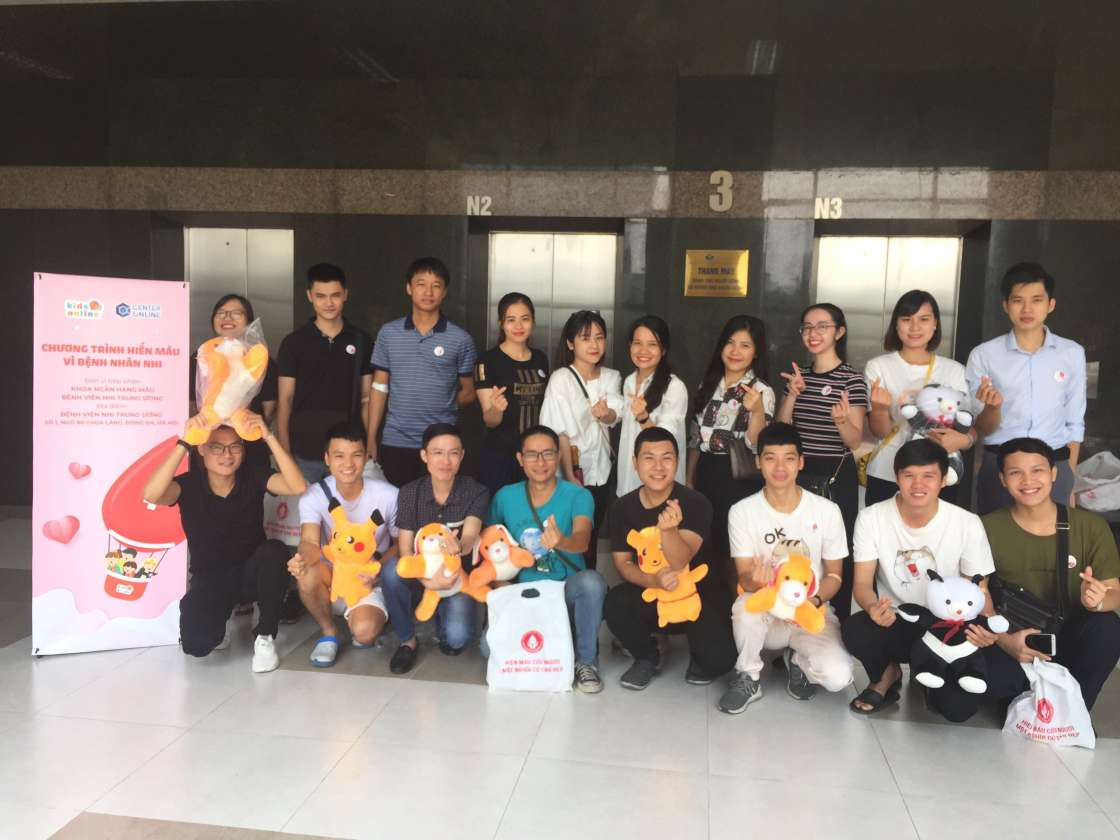
#> input picture faces.jpg, 1120 x 840 px, found by its file name
$ python myopencv.py
#> lines starting #> are read from the running program, lines starting #| are printed output that depends on the picture
import cv2
import os
import numpy

__rootDir = os.getcwd()

print(cv2.data.haarcascades)

faceDetector = cv2.CascadeClassifier(
    cv2.data.haarcascades + "haarcascade_frontalface_default.xml")

eyeDetector = cv2.CascadeClassifier(
    cv2.data.haarcascades + "haarcascade_eye.xml")

pathFileImageInput = __rootDir+"/faces.jpg"

print(pathFileImageInput)

imgFacesInput = cv2.imread(pathFileImageInput)
#> imgFacesInput is the input picture: shape (840, 1120, 3); mean B, G, R 112.8, 119.7, 130.8

imgFacesInputGray = cv2.cvtColor(imgFacesInput, cv2.COLOR_BGR2GRAY)
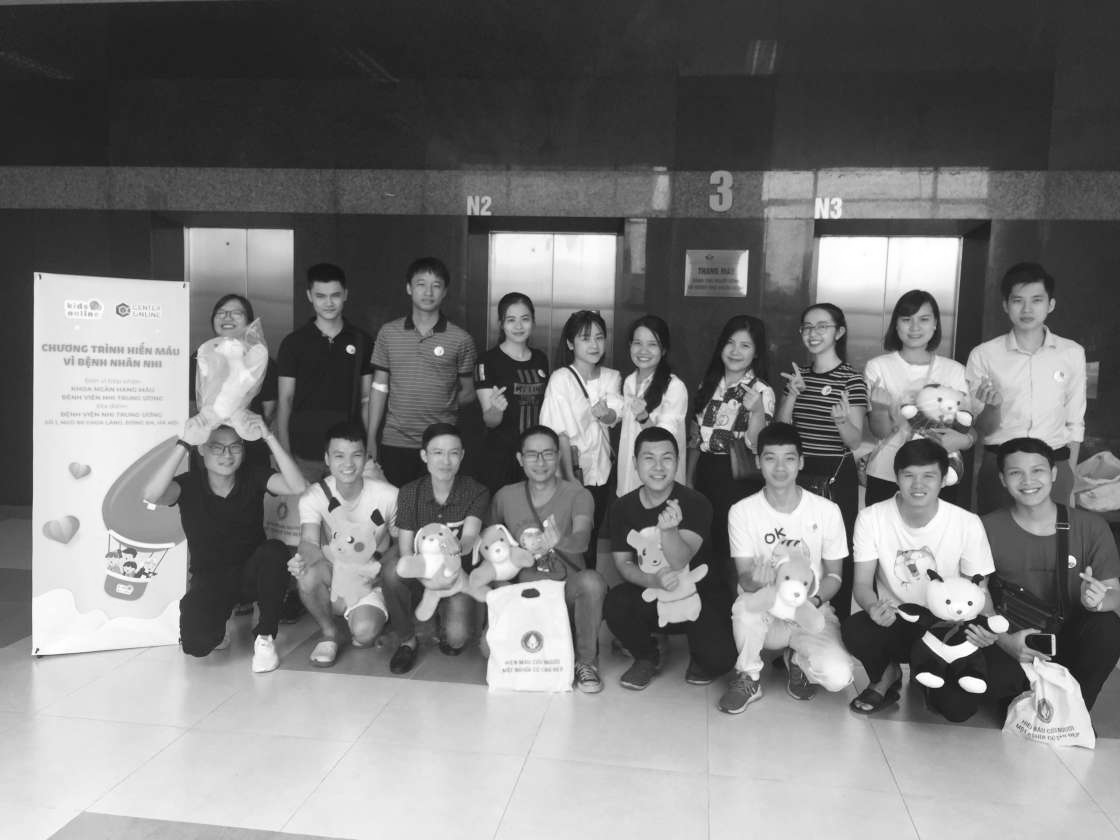
#> imgFacesInputGray: shape (840, 1120); min 10, max 255, mean 122.2

facesDetected = faceDetector.detectMultiScale(
    image=imgFacesInputGray, scaleFactor=1.68, minNeighbors=2, minSize=(10, 10), maxSize=(500, 500),  flags=cv2.CASCADE_SCALE_IMAGE)
#> facesDetected = 15 rows, first 6: [408, 270, 40, 40], [308, 280, 40, 40], [1007, 287, 40, 40], [211, 298, 40, 40], [498, 304, 40, 40], [897, 306, 40, 40]

print(len(facesDetected))
#| 15

idx = 0
imgInputCroped = []
for (x, y, w, h) in facesDetected:
    idx = idx+1

    croped = imgFacesInput[y:y+h, x:x+w]
    cv2.imwrite(f"{__rootDir}/input_{idx}.jpg", croped)

    imgInputCroped.append(croped)
#> this loop made 15 passes
#> (x, y, w, h) on passes 1 to 12: (408, 270, 40, 40), (308, 280, 40, 40), (1007, 287, 40, 40), (211, 298, 40, 40), (498, 304, 40, 40), (897, 306, 40, 40), (796, 310, 40, 40), (624, 328, 40, 40), (719, 329, 40, 40), (425, 438, 40, 40), (520, 439, 40, 40), (328, 441, 40, 40)
#> after the loop, idx = 15; imgInputCroped = 15 items

    # [8 lines of commented-out code are left out]

_resizeTo=(300,300)

duImg = cv2.imread(__rootDir+"/du.png")
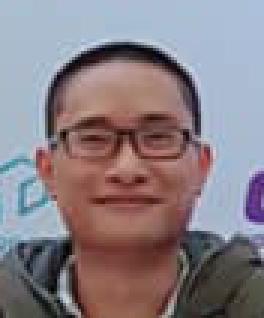
#> input picture du.png, 88 x 106 px, found by its file name (shown 3 times larger)
#> duImg is the input picture: shape (106, 88, 3); mean B, G, R 132.8, 126.5, 137.3

duImgGray = cv2.cvtColor(duImg, cv2.COLOR_BGR2GRAY)
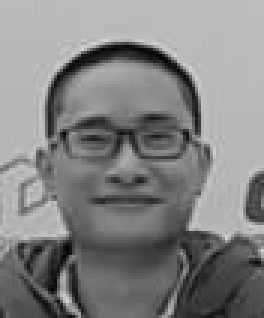
#> duImgGray: shape (106, 88) (shown 3 times larger); min 0, max 213, mean 130.5

duFaces = faceDetector.detectMultiScale(
    image=duImgGray, scaleFactor=1.68, minNeighbors=2, minSize=(10, 10), maxSize=(500, 500),  flags=cv2.CASCADE_SCALE_IMAGE)
#> duFaces = [[9, 20, 68, 68]]

idx = 0
duImgCroped = []
for (x, y, w, h) in duFaces:
    idx = idx+1
    # duImg = cv2.rectangle(
    #    duImg, (x, y), (x+w, y+h), (255, 0, 0), 2)
    #roi_gray = duImgGray[y:y+h, x:x+w]
    #roi_color = duImg[y:y+h, x:x+w]
    subFace = duImg[y:y+h, x:x+w]
    duImgCroped.append(subFace)
    cv2.imwrite(f"{__rootDir}/duFace_{idx}.jpg", subFace)
    pass
#> this loop made 1 pass
#> (x, y, w, h, idx) on pass 1: (9, 20, 68, 68, 1)
#> after the loop, duImgCroped = 1 item; idx = 1

#cv2.imshow('du', duImg)

lbphRecognitor = cv2.face_LBPHFaceRecognizer.create()

eigenRecogitor = cv2.face_EigenFaceRecognizer.create()

duIds = []
duFaceMat = []
for i in range(0, len(duImgCroped)):
    duIds.append(21)
    resized = cv2.resize(duImgCroped[i], _resizeTo, interpolation = cv2.INTER_CUBIC)
    duFaceMat.append(cv2.cvtColor(resized, cv2.COLOR_BGR2GRAY))
    pass
#> this loop made 1 pass
#> pass 1, `resized = cv2.resize(duImgCroped[i], _resizeTo, interpolation = cv2.IN..`:
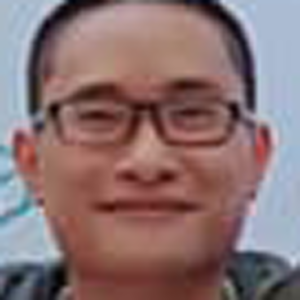
#> resized: shape (300, 300, 3); mean of channels 0, 1, 2 113.9, 113.1, 138.4; drawn as B, G, R
#> after the loop, duFaceMat = 1 item; duIds = [21]

lbphRecognitor.train(duFaceMat, numpy.array(duIds))
eigenRecogitor.train(duFaceMat, numpy.array(duIds))

lbphRecognitor.save(f"{__rootDir}/model_lbph_trained.bin")
eigenRecogitor.save(f"{__rootDir}/model_eigen_trained.bin")

if os.path.isdir(f"{__rootDir}/result") == False:
    os.mkdir(f"{__rootDir}/result")
    pass

result = []
for du in duImgCroped:
    imgInputCroped.append(du)
#> after the loop, imgInputCroped = 16 items

for f in imgInputCroped:
    f = cv2.resize(f, _resizeTo, interpolation = cv2.INTER_CUBIC)
    fg = cv2.cvtColor(f, cv2.COLOR_BGR2GRAY)
    predictR = lbphRecognitor.predict(fg)
    result.append(predictR)
    cv2.imwrite(f"{__rootDir}/result/lbph_{predictR[0]}_{predictR[1]}.jpg", f)
    pass
#> this loop made 16 passes
#> predictR on passes 1 to 12: (21, 93.22), (21, 93.07), (21, 115.5), (21, 91.19), (21, 83.21), (21, 106.8), (21, 103.2), (21, 93.72), (21, 101.1), (21, 93.66), (21, 92.19), (21, 92.3)
#> pass 1, `fg = cv2.cvtColor(f, cv2.COLOR_BGR2GRAY)`:
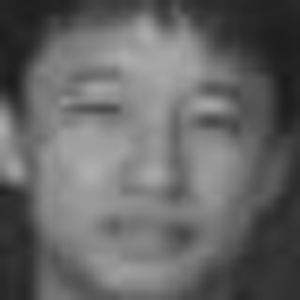
#> fg: shape (300, 300); min 27, max 175, mean 101.6
#> after the loop:
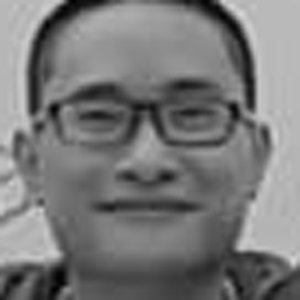
#> fg: shape (300, 300); min 0, max 215, mean 120.8
#> after the loop, result = [(21, 93.22), (21, 93.07), (21, 115.5), (21, 91.19), (21, 83.21), (21, 106.8), (21, 103.2), (21, 93.72), (21, 101.1), (21, 93.66), (21, 92.19), (21, 92.3), (21, 96.93), (21, 107), (21, 83.77), (21, 0)]

for f in imgInputCroped:
    f = cv2.resize(f, _resizeTo, interpolation = cv2.INTER_CUBIC)
    fg = cv2.cvtColor(f, cv2.COLOR_BGR2GRAY)
    predictR = eigenRecogitor.predict(fg)
    result.append(predictR)
    cv2.imwrite(f"{__rootDir}/result/eigen_{predictR[0]}_{predictR[1]}.jpg", f)
    pass
#> this loop made 16 passes
#> pass 3, `fg = cv2.cvtColor(f, cv2.COLOR_BGR2GRAY)`:
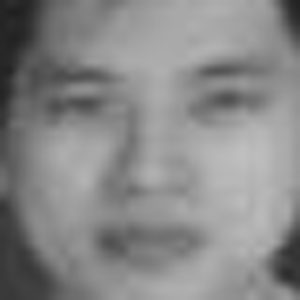
#> fg: shape (300, 300); min 31, max 191, mean 135.8
#> after the loop, result = 32 pairs, first value 21 to 21, second value 0 to 115.5

cv2.waitKey(0)
cv2.destroyAllWindows()
